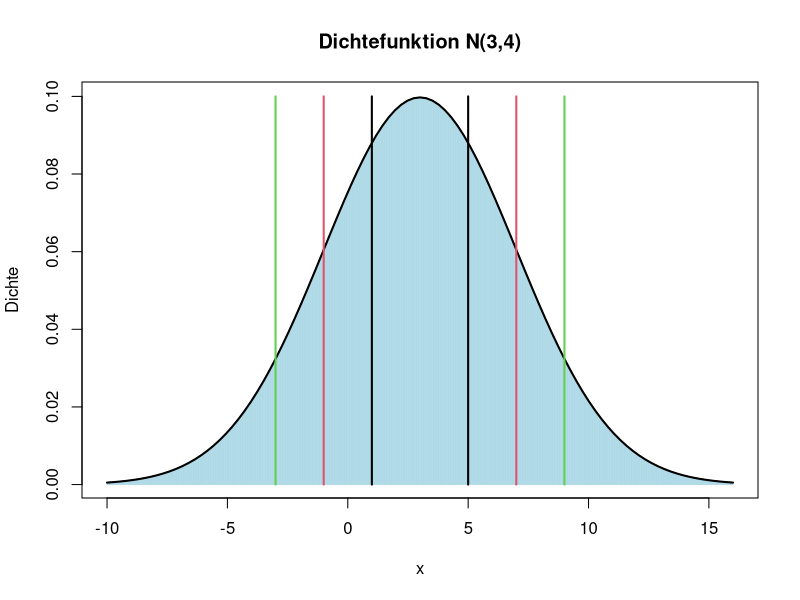

Here is the R script that generated this plot:
#aufgabe a
p = numeric(5)
for(i in 1:5){
    p[i] = pnorm(3 + i*2, mean=3, sd=4) - pnorm(3 - i*2, mean=3, sd=4)
}
print(p)

#aufgabe b
par(mfrow=c(1,1))
curve(dnorm(x, mean=3, sd=4), from = -10, to = 16, main="Dichtefunktion N(3,4)", ylab="Dichte")
# Fläche einfärben mit vielen vertikalen Linien (type="h")
x_vals <- seq(-10, 16, length=1000)
y_vals <- dnorm(x_vals, mean=3, sd=4)
lines(x_vals, y_vals, type="h", col="lightblue")

# Kurve nochmal schwarz drüber zeichnen
curve(dnorm(x, mean=3, sd=4), add=TRUE, lwd=2)

for(i in 1:3){
    lines(x = 3  - i*2, y = 0.1, col=i, type = "h", lwd=2)
    lines(x = 3  + i*2, y = 0.1, col=i, type = "h", lwd=2)
}